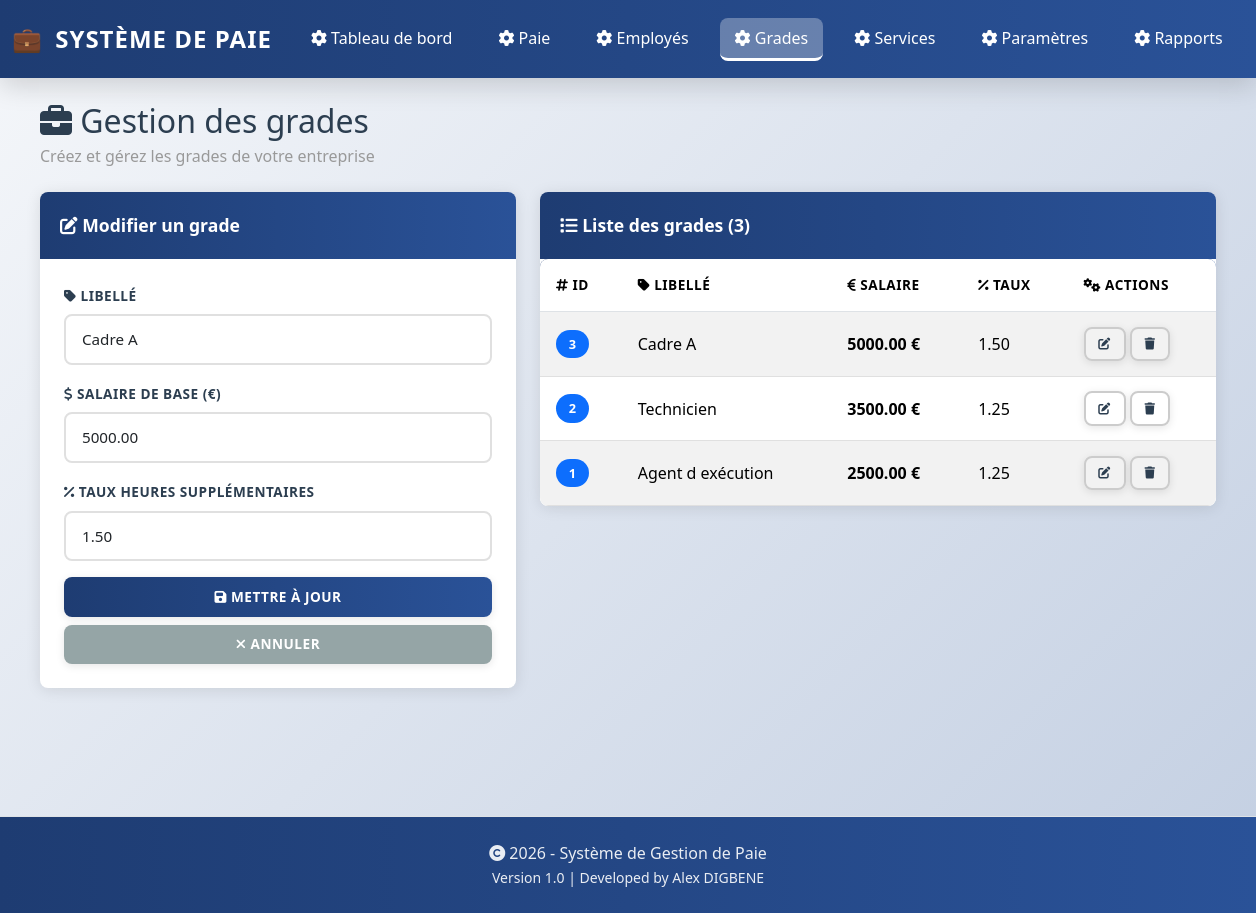
Screenshot of /grade.php?action=edit&id=3 with the database file from the repository.
### tables this page shows
CREATE TABLE IF NOT EXISTS Grade (
    Id_Grade INT NOT NULL AUTO_INCREMENT,
    libelle_grade VARCHAR(50) NOT NULL,
    salaire_base DECIMAL(15,2) NOT NULL,
    taux_heures_supp DECIMAL(5,2) NOT NULL,
    CONSTRAINT PK_Grade PRIMARY KEY (Id_Grade)
);

### functions.php (called while the page is built, shortened)
<?php
require_once __DIR__ . '/config.php';
function queryAll($sql) {
    global $mysqli;
    $result = $mysqli->query($sql);
    return $result;
}

### config.php (called while the page is built, shortened)
<?php
function h($value) {
    return htmlspecialchars($value, ENT_QUOTES, 'UTF-8');
}

### grade.php (the view, shortened to what this page needs)
<?php
require_once __DIR__ . '/functions.php';
$action = $_GET['action'] ?? '';
$grades = queryAll('SELECT * FROM Grade ORDER BY Id_Grade DESC');
$edited = null;
if ($action === 'edit' && isset($_GET['id'])) {
    $id = (int) $_GET['id'];
    $edited = queryAll("SELECT * FROM Grade WHERE Id_Grade = $id")->fetch_assoc();
}
?>
<?php include 'header.php'; ?>
<div class="mb-4">
    <h2 class="mb-1"><i class="fas fa-briefcase"></i> Gestion des grades</h2>
    <p class="text-muted">Créez et gérez les grades de votre entreprise</p>
</div>
<div class="row">
    <div class="col-lg-5">
        <div class="card mb-4">
            <div class="card-header">
                <i class="fas fa-<?= $edited ? 'edit' : 'plus' ?>"></i> <?= $edited ? 'Modifier un grade' : 'Ajouter un nouveau grade' ?>
            </div>
            <div class="card-body">
                <form method="post" action="grade.php">
                    <div class="mb-3">
                        <label class="form-label"><i class="fas fa-tag"></i> Libellé</label>
                        <input name="libelle" class="form-control" placeholder="Ex: Agent d'exécution" required value="<?= h($edited['libelle_grade'] ?? '') ?>">
                    </div>
                    <div class="mb-3">
                        <label class="form-label"><i class="fas fa-dollar-sign"></i> Salaire de base (€)</label>
                        <input name="salaire_base" type="number" step="0.01" class="form-control" placeholder="Ex: 2500" required value="<?= h($edited['salaire_base'] ?? '') ?>">
                    </div>
                    <div class="mb-3">
                        <label class="form-label"><i class="fas fa-percent"></i> Taux heures supplémentaires</label>
                        <input name="taux_heures_supp" type="number" step="0.01" class="form-control" placeholder="Ex: 1.25" required value="<?= h($edited['taux_heures_supp'] ?? '') ?>">
                    </div>
                    <div class="d-grid gap-2">
                        <button class="btn btn-primary" type="submit">
                            <i class="fas fa-save"></i> <?= $edited ? 'Mettre à jour' : 'Ajouter' ?>
                        </button>
                        <?php if ($edited): ?>
                            <a href="grade.php" class="btn btn-secondary">
                                <i class="fas fa-times"></i> Annuler
                            </a>
                        <?php endif; ?>
                    </div>
                </form>
            </div>
        </div>
    </div>
    <div class="col-lg-7">
        <div class="card">
            <div class="card-header">
                <i class="fas fa-list"></i> Liste des grades (<?= $grades->num_rows ?>)
            </div>
            <div class="table-responsive">
                <table class="table table-striped mb-0">
                    <thead>
                        <tr>
                            <th><i class="fas fa-hashtag"></i> ID</th>
                            <th><i class="fas fa-tag"></i> Libellé</th>
                            <th><i class="fas fa-euro-sign"></i> Salaire</th>
                            <th><i class="fas fa-percent"></i> Taux</th>
                            <th><i class="fas fa-cogs"></i> Actions</th>
                        </tr>
                    </thead>
                    <tbody>
                        <?php while ($grade = $grades->fetch_assoc()): ?>
                            <tr>
                                <td><span class="badge bg-primary"><?= h($grade['Id_Grade']) ?></span></td>
                                <td><?= h($grade['libelle_grade']) ?></td>
                                <td><strong><?= h($grade['salaire_base']) ?> €</strong></td>
                                <td><?= h($grade['taux_heures_supp']) ?></td>
                                <td>
                                    <a href="grade.php?action=edit&id=<?= h($grade['Id_Grade']) ?>" class="btn btn-sm btn-outline-secondary" title="Modifier">
                                        <i class="fas fa-edit"></i>
                                    </a>
                                    <a href="grade.php?action=delete&id=<?= h($grade['Id_Grade']) ?>" class="btn btn-sm btn-outline-danger" onclick="return confirm('Supprimer ce grade ?');" title="Supprimer">
                                        <i class="fas fa-trash"></i>
                                    </a>
                                </td>
                            </tr>
                        <?php endwhile; ?>
                    </tbody>
                </table>
            </div>
        </div>
    </div>
</div>
<?php include 'footer.php'; ?>

### styles.css (style rules this page uses)
:root { --primary: #1e3c72; --secondary: #2a5298; --success: #27ae60; --danger: #e74c3c; --warning: #f39c12; --info: #3498db; --light: #ecf0f1; --dark: #2c3e50; --border-radius: 8px; --shadow: 0 2px 15px rgba(0,0,0,0.1); --shadow-lg: 0 8px 25px rgba(0,0,0,0.15); }
* { margin: 0; padding: 0; box-sizing: border-box; }
body { font-family: 'Segoe UI', Tahoma, Geneva, Verdana, sans-serif; background: linear-gradient(135deg, #f5f7fa 0%, #c3cfe2 100%); color: var(--dark); min-height: 100vh; }
h1, h2, h3, h4, h5, h6 { color: var(--dark); }
.card { border: none; border-radius: var(--border-radius); box-shadow: var(--shadow); transition: all 0.3s ease; overflow: hidden; }
.card-header { background: linear-gradient(90deg, var(--primary) 0%, var(--secondary) 100%); color: white; font-weight: 600; border: none; padding: 1.25rem; font-size: 1.1rem; }
.card-body { padding: 1.5rem; }
.form-label { font-weight: 600; color: var(--dark); margin-bottom: 0.5rem; text-transform: uppercase; font-size: 0.85rem; letter-spacing: 0.5px; }
.form-control, .form-select { border: 2px solid #e0e0e0; border-radius: var(--border-radius); padding: 0.75rem 1rem; font-size: 0.95rem; transition: all 0.3s ease; }
.form-control::placeholder { color: #999; }
.btn { border: none; border-radius: var(--border-radius); font-weight: 600; padding: 0.6rem 1.2rem; transition: all 0.3s ease; text-transform: uppercase; font-size: 0.85rem; letter-spacing: 0.5px; box-shadow: 0 2px 8px rgba(0,0,0,0.1); }
.btn-primary { background: linear-gradient(90deg, var(--primary) 0%, var(--secondary) 100%); color: white; }
.btn-secondary { background: #95a5a6; color: white; }
.btn-outline-secondary, .btn-outline-danger { border: 2px solid #ccc; color: var(--dark); }
.btn-sm { padding: 0.4rem 0.8rem; font-size: 0.75rem; }
.table { background: white; border-radius: var(--border-radius); overflow: hidden; }
.table thead { background: linear-gradient(90deg, var(--primary) 0%, var(--secondary) 100%); color: white; }
.table-striped tbody tr:nth-of-type(odd) { background: rgba(0,0,0,0.02); }
.table tbody tr { transition: all 0.2s ease; border-bottom: 1px solid #e0e0e0; }
.table th { font-weight: 700; text-transform: uppercase; font-size: 0.85rem; letter-spacing: 0.5px; padding: 1rem; }
.table td { padding: 0.9rem 1rem; vertical-align: middle; }
.badge { padding: 0.5rem 0.8rem; border-radius: 20px; font-weight: 600; font-size: 0.8rem; letter-spacing: 0.5px; }
.card { animation: fadeIn 0.5s ease; }
.text-muted { color: #999 !important; }
body > main > .container > :last-child { margin-bottom: 2rem; }

### rows the page displays
grade: libelle "Cadre A", salaire_base "5000.00", taux_heures_supp "1.50", Id_Grade "3", libelle_grade "Cadre A"
grade: Id_Grade "2", libelle_grade "Technicien", salaire_base "3500.00", taux_heures_supp "1.25"
grade: Id_Grade "1", libelle_grade "Agent d exécution", salaire_base "2500.00", taux_heures_supp "1.25"

### other values shown
$label "Tableau de bord"
$label "Paie"
$label "Employés"
$label "Grades"
$label "Services"
$label "Paramètres"
$label "Rapports"
$grades->num_rows "3"
